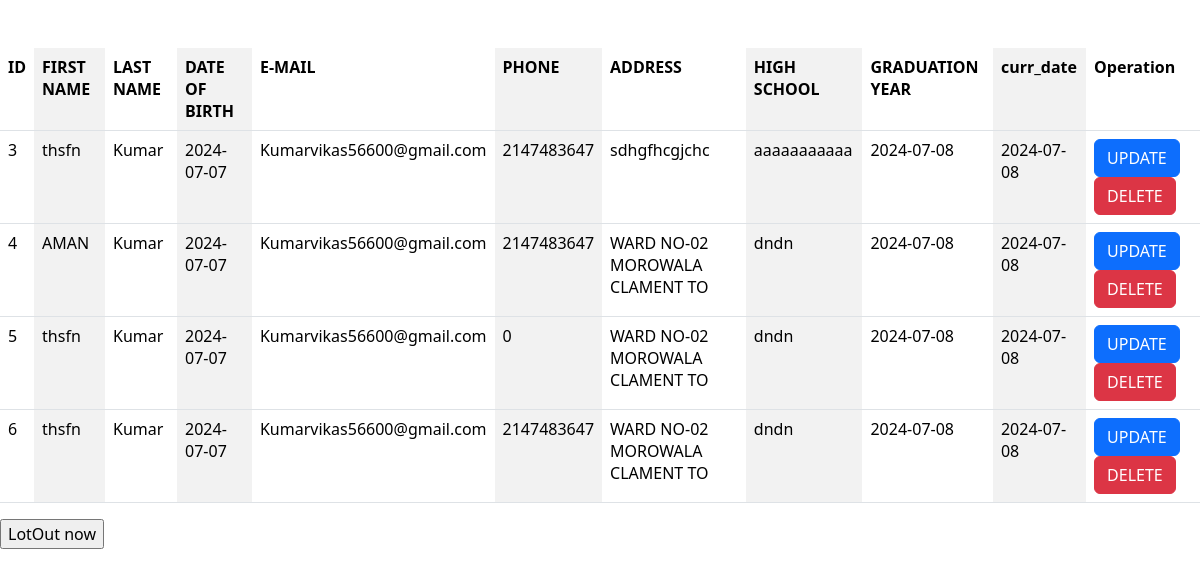
The page /display.php (signed in) on the database its author committed.
### tables this page shows
CREATE TABLE `form` (
  `id` int(11) NOT NULL,
  `fname` varchar(30) NOT NULL,
  `lname` varchar(30) NOT NULL,
  `dob` date NOT NULL,
  `email` varchar(100) NOT NULL,
  `phone` int(10) NOT NULL,
  `address` varchar(30) NOT NULL,
  `hight_school` varchar(11) NOT NULL,
  `grad_dob` date NOT NULL,
  `curr_date` varchar(11) NOT NULL DEFAULT current_timestamp()
);

### display.php (the view, shortened to what this page needs)
<?php
include("config.php");
$query="select * from form";
$data = mysqli_query($conn,$query);
$total = mysqli_num_rows($data);
if($total >0)
{
    ?>
    <table class="table table-striped-columns mt-5" >
        <th>ID</th>
        <th>FIRST NAME</th>
        <th>LAST NAME</th>
        <th>DATE OF BIRTH</th>
        <th>E-MAIL</th>
        <th>PHONE</th>
        <th>ADDRESS</th>
        <th>HIGH SCHOOL</th>
        <th>GRADUATION YEAR</th>
        <th>curr_date</th>
        <th>Operation</th>
<?php
    while($result= mysqli_fetch_assoc($data))
    {
        echo "
        <tr>
        <td> ". $result["id"]."</td>
        <td>". $result["fname"]."</td>
        <td>". $result["lname"]."</td>
        <td>". $result["dob"]."</td>
        <td>". $result["email"]."</td>
        <td>". $result["phone"]."</td>
        <td>". $result["address"]."</td>
        <td>". $result["hight_school"]."</td>
        <td>". $result["grad_dob"]."</td>
        <td>". $result["curr_date"]."</td>
        <td><a class href='update.php?id=$result[id]'> <input class='btn btn-primary' type='submit' value='UPDATE'></a>
        <a class href='delete.php?id=$result[id]'> <input class='btn btn-danger' type='submit' value='DELETE'></a>
        </td>
        </tr>
        ";
    }
}
?>
</table>
<a href="logout.php">
<input type="submit" value="LotOut now" class=""btn btn-primary>
</a>
<link href="https://cdn.jsdelivr.net/npm/bootstrap@5.3.3/dist/css/bootstrap.min.css" rel="stylesheet">

### rows shown on the page
form: id "3", fname "thsfn", lname "Kumar", dob "2024-07-07", email "Kumarvikas56600@gmail.com", phone "2147483647", address "sdhgfhcgjchc", hight_school "aaaaaaaaaaa", grad_dob "2024-07-08", curr_date "2024-07-08"
form: id "4", fname "AMAN", lname "Kumar", dob "2024-07-07", email "Kumarvikas56600@gmail.com", phone "2147483647", address "WARD NO-02 MOROWALA CLAMENT TO", hight_school "dndn", grad_dob "2024-07-08", curr_date "2024-07-08"
form: id "5", fname "thsfn", lname "Kumar", dob "2024-07-07", email "Kumarvikas56600@gmail.com", phone "0", address "WARD NO-02 MOROWALA CLAMENT TO", hight_school "dndn", grad_dob "2024-07-08", curr_date "2024-07-08"
form: id "6", fname "thsfn", lname "Kumar", dob "2024-07-07", email "Kumarvikas56600@gmail.com", phone "2147483647", address "WARD NO-02 MOROWALA CLAMENT TO", hight_school "dndn", grad_dob "2024-07-08", curr_date "2024-07-08"
